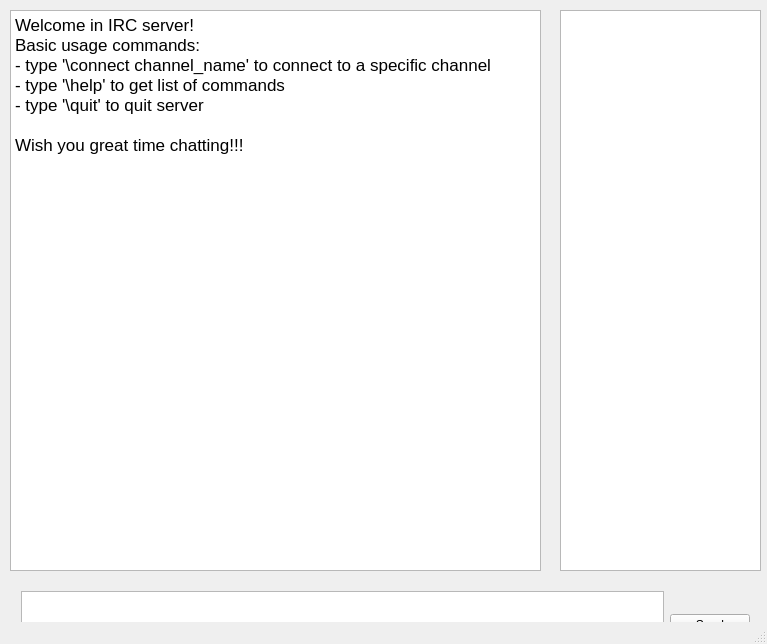
<?xml version="1.0" encoding="UTF-8"?>
<ui version="4.0">
 <class>MainWindow</class>
 <widget class="QMainWindow" name="MainWindow">
  <property name="geometry">
   <rect>
    <x>0</x>
    <y>0</y>
    <width>767</width>
    <height>644</height>
   </rect>
  </property>
  <property name="windowTitle">
   <string>MainWindow</string>
  </property>
  <widget class="QWidget" name="centralWidget">
   <widget class="QTextEdit" name="textLog">
    <property name="geometry">
     <rect>
      <x>10</x>
      <y>10</y>
      <width>531</width>
      <height>561</height>
     </rect>
    </property>
    <property name="html">
     <string>&lt;!DOCTYPE HTML PUBLIC &quot;-//W3C//DTD HTML 4.0//EN&quot; &quot;http://www.w3.org/TR/REC-html40/strict.dtd&quot;&gt;
&lt;html&gt;&lt;head&gt;&lt;meta name=&quot;qrichtext&quot; content=&quot;1&quot; /&gt;&lt;style type=&quot;text/css&quot;&gt;
p, li { white-space: pre-wrap; }
&lt;/style&gt;&lt;/head&gt;&lt;body style=&quot; font-family:'.Helvetica Neue DeskInterface'; font-size:13pt; font-weight:400; font-style:normal;&quot;&gt;
&lt;p style=&quot; margin-top:0px; margin-bottom:0px; margin-left:0px; margin-right:0px; -qt-block-indent:0; text-indent:0px;&quot;&gt;Welcome in IRC server!&lt;/p&gt;
&lt;p style=&quot; margin-top:0px; margin-bottom:0px; margin-left:0px; margin-right:0px; -qt-block-indent:0; text-indent:0px;&quot;&gt;Basic usage commands:&lt;/p&gt;
&lt;p style=&quot; margin-top:0px; margin-bottom:0px; margin-left:0px; margin-right:0px; -qt-block-indent:0; text-indent:0px;&quot;&gt;- type '\connect channel_name' to connect to a specific channel&lt;/p&gt;
&lt;p style=&quot; margin-top:0px; margin-bottom:0px; margin-left:0px; margin-right:0px; -qt-block-indent:0; text-indent:0px;&quot;&gt;- type '\help' to get list of commands&lt;/p&gt;
&lt;p style=&quot; margin-top:0px; margin-bottom:0px; margin-left:0px; margin-right:0px; -qt-block-indent:0; text-indent:0px;&quot;&gt;- type '\quit' to quit server&lt;/p&gt;
&lt;p style=&quot;-qt-paragraph-type:empty; margin-top:0px; margin-bottom:0px; margin-left:0px; margin-right:0px; -qt-block-indent:0; text-indent:0px;&quot;&gt;&lt;br /&gt;&lt;/p&gt;
&lt;p style=&quot; margin-top:0px; margin-bottom:0px; margin-left:0px; margin-right:0px; -qt-block-indent:0; text-indent:0px;&quot;&gt;Wish you great time chatting!!!&lt;/p&gt;&lt;/body&gt;&lt;/html&gt;</string>
    </property>
   </widget>
   <widget class="QListWidget" name="listWidget">
    <property name="geometry">
     <rect>
      <x>560</x>
      <y>10</y>
      <width>201</width>
      <height>561</height>
     </rect>
    </property>
   </widget>
   <widget class="QWidget" name="layoutWidget">
    <property name="geometry">
     <rect>
      <x>10</x>
      <y>580</y>
      <width>751</width>
      <height>91</height>
     </rect>
    </property>
    <layout class="QHBoxLayout" name="horizontalLayout">
     <item>
      <widget class="QTextEdit" name="textServerInfo"/>
     </item>
     <item>
      <widget class="QPushButton" name="buttonConnect">
       <property name="text">
        <string>Send</string>
       </property>
      </widget>
     </item>
    </layout>
   </widget>
  </widget>
  <widget class="QStatusBar" name="statusBar"/>
 </widget>
 <layoutdefault spacing="6" margin="11"/>
 <resources/>
 <connections/>
</ui>
